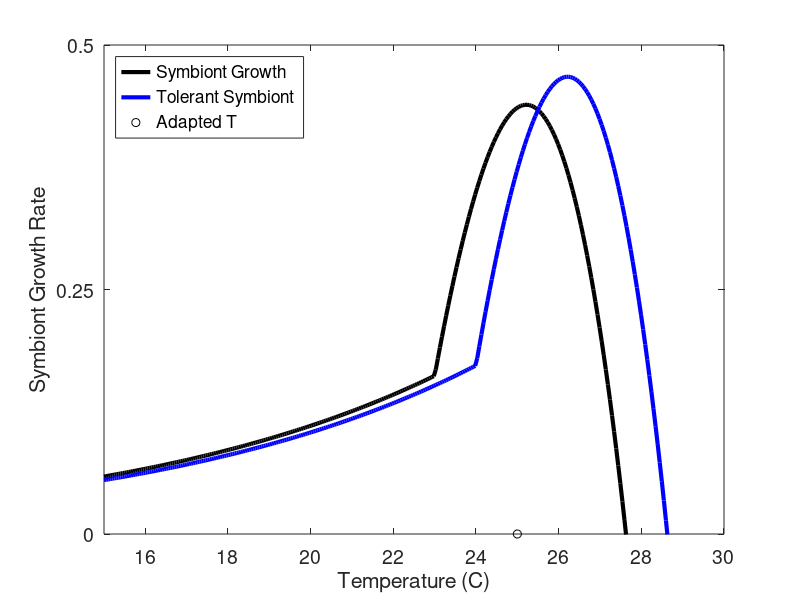

The MATLAB script that drew this image:
function growthRateCurveSummary()
    % This script is for visualizing the growth curve with representative
    % values to understand each term better
    % This particular version is cut down to just the final (July 2020) curves
    % for Figure S1.
    g0 = 25.0;
    SelVx = 3.4627; % for massive: 2.7702;
    b = 0.0633;
    a = 1.0768/12; %0.0879;
    vg = .0025;  % Zero when E=0!
    EnvVx = 0.0114;
    advantage = 1;
    g2 = g0 + advantage; % for heat tolerant symbiont; could be 0.5,1 or 1.5C advantage
    
    % Range to plot
    tMin = 15;
    tMax = 30;
    growthScale = [0 0.5];

    points = 300;
    temps = linspace(tMin, tMax, points);
    % The equation in the loop is exactly the one in timeIteration, other
    % than variable naming.
    
    % From timeIteration, June 19 2020:
    % ri(i,:) = (1- (vgi(i,:) + con.EnvVx + (min(2, gi(i,:) - temp(i))).^2) ./ (2*SelVx)) .* exp(con.b*min(2, temp(i) - gi(i,:))) * rm;
    % The new E221 curve:
    % ri(i,:) = (1- (vgi(i,:) + con.EnvVx + (min(2, gi(i,:) - temp(i))).^2) ./ (2*SelVx)) .* exp(con.b*min(0, temp(i) - gi(i,:) + 2)) * rm;

    % The curve plotted is known as E221, essentially the same as in the work
    % originally submitted, but with a correction.
    % 
    
    %% Now we can generate the curves from lists of inputs.
    % The values in mmx are
    % 1) M1 The value in the first min function.
    % 2) M2 The value in the "extra exponential", original an argument to "min",
    %    now a value added to gi.
    % 3) X a multiplier on the "b" growth constant meant to steepen the curve
    %    left of optimum.
    % 4) B to select optional equation forms, currently the +1 advantage for
    % shuffling.
    mmx = [[2 2 1 0]; [2 2 1 1]];
    labels = {'Symbiont Growth', 'Tolerant Symbiont'};
    styles = {'-k', '-b',  '--k', '--b', '.r', '.k'};   
    
    %%
    rates = NaN(points, size(mmx, 1));
    for j = 1:points
        T = temps(j);
        % Last term of Baskett 2009 eq. 3:
        rm  = a*exp(b*T); % maximum possible growth rate at optimal temp CK
        for curve = 1:size(mmx,1)
            M1 = mmx(curve, 1);  % These could be used directly in the
            M2 = mmx(curve, 2);  % equations, but this keeps them more readable.
            X = mmx(curve, 3);
            B = mmx(curve, 4);
            if B == 0
                g = g0;
            else
                g = g2;
            end
            mainPart = 1- (vg + EnvVx + min(M1, g - T).^2) ./ (2*SelVx);
            extraExp = exp(X * b*min(0, T - g + M2));
            rates(j, curve) = mainPart * extraExp * rm;
        end
    end
    

    figHandle = figure();
    set(figHandle, 'color', 'w', 'OuterPosition',[60 269 550 550]);
    %axes1 = axes;

    for curve = 1:size(mmx, 1)
        plot(temps, rates(:,curve), styles{curve}, 'LineWidth', 3, 'DisplayName', labels{curve}); % rate with 2 min
        hold on;
    end


    % optimum
    %plot([g g], growthScale, 'Color', [0.5 0.5 0.5], 'LineWidth', 1, 'DisplayName', 'mean genotype (g1m)');
    %plot([g2 g2], growthScale, 'Color', [0.5 0.5 0.5], 'LineWidth', 1, 'DisplayName', 'mean genotype (g2m)');
    plot(g0,growthScale(1),'ko', 'DisplayName', 'Adapted T');
    %plot(g2,.15,'kx','DisplayName', 'mean genotype (2)');

    legend('Location', 'NorthWest', 'FontSize', 12);
    ylim(growthScale);   
    xlim([tMin tMax]);    
    ylabel('Symbiont Growth Rate');
    xlabel('Temperature (C)');
    
    set(gca,'FontSize',14,'YTick',[0 0.25 0.5]);


    hold off;
    
    % Save figure using -cmyk colors using print function
    %print('-dpdf', 'SymGrowthCurve_071020.pdf', '-cmyk', '-bestfit');
    %print('-dpng', 'SymGrowthCurve_071020.png', '-cmyk');
end



